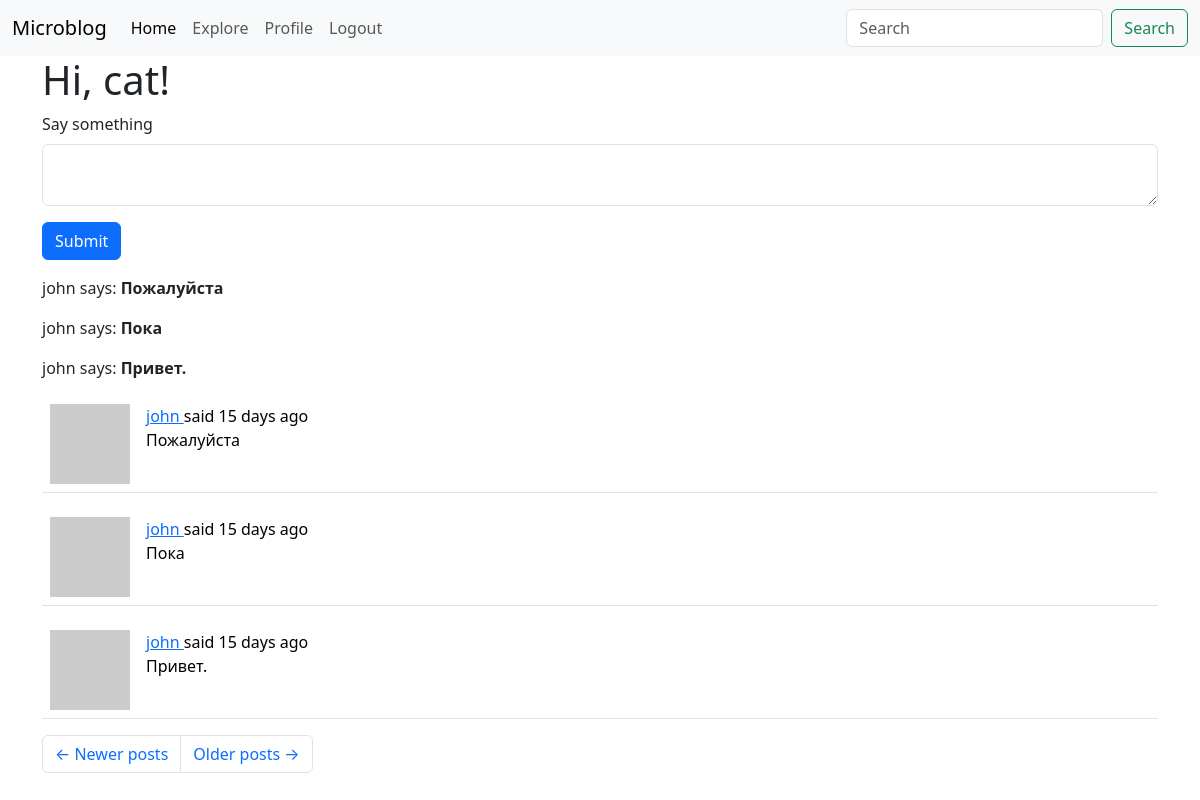
The page /index?page=2 (signed in) on the database its author committed.
### app/models.py (models this page shows, shortened)
class User(UserMixin, db.Model):
    id: so.Mapped[int] = so.mapped_column(primary_key=True)
    username: so.Mapped[str] = so.mapped_column(sa.String(64), index=True, unique=True)
    email: so.Mapped[str] = so.mapped_column(sa.String(120), index=True, unique=True)
    password_hash: so.Mapped[Optional[str]] = so.mapped_column(sa.String(256))
    about_me: so.Mapped[Optional[str]] = so.mapped_column(sa.String(140))
    last_seen: so.Mapped[Optional[datetime]] = so.mapped_column(default=lambda: datetime.now(timezone.utc))
    following: so.WriteOnlyMapped['User'] = so.relationship(
        secondary=followers, primaryjoin=(followers.c.follower_id == id),
        secondaryjoin=(followers.c.followed_id == id),
        back_populates='followers')
    followers: so.WriteOnlyMapped['User'] = so.relationship(
        secondary=followers, primaryjoin=(followers.c.followed_id == id),
        secondaryjoin=(followers.c.follower_id == id),
        back_populates='following')
    posts: so.WriteOnlyMapped['Post'] = so.relationship(back_populates='author')
    def avatar(self, size):
        digest = md5(self.email.lower().encode('utf-8')).hexdigest()
        return f'https://www.gravatar.com/avatar/{digest}?d=identicon&s={size}'
    def following_posts(self):
        Author = so.aliased(User)
        Follower = so.aliased(User)
        return (
            sa.select(Post)
            .join(Post.author.of_type(Author))
            .join(Author.followers.of_type(Follower), isouter=True)
            .where(sa.or_(
                Follower.id == self.id,
                Author.id == self.id,
            ))
            .group_by(Post)
            .order_by(Post.timestamp.desc())
        )

class Post(db.Model):
    id: so.Mapped[int] = so.mapped_column(primary_key=True)
    body: so.Mapped[str] = so.mapped_column(sa.String(140))
    timestamp: so.Mapped[datetime] = so.mapped_column(index=True, default=lambda: datetime.now(timezone.utc))
    user_id: so.Mapped[int] = so.mapped_column(sa.ForeignKey(User.id), index=True)
    author: so.Mapped[User] = so.relationship(back_populates='posts')

### app/routes.py (the view)
@app.route('/', methods=['GET', 'POST'])
@app.route('/index', methods=['GET', 'POST'])
@login_required
def index():
    form = PostForm()
    if form.validate_on_submit():
        post = Post(body=form.post.data, author=current_user)
        db.session.add(post)
        db.session.commit()
        flash('Your post is now live!')
        return redirect(url_for('index'))
    page = request.args.get('page', 1, type=int)
    posts = db.paginate(current_user.following_posts(), page=page, per_page=app.config['POSTS_PER_PAGE'], error_out=False)
    next_url = url_for('index', page=posts.next_num) if posts.has_next else None
    prev_url = url_for('index', page=posts.prev_num) if posts.has_prev else None
    return render_template("index.html", title='Home', form=form, posts=posts.items, next_url=next_url, prev_url=prev_url)

### app/forms.py
class PostForm(FlaskForm):
    post = TextAreaField('Say something', validators=[
        DataRequired(), Length(min=1, max=140)])
    submit = SubmitField('Submit')

### app/__init__.py (called while the page is built)
def get_locale():
    return request.accept_languages.best_match(app.config['LANGUAGES'])

### app/models.py (called while the page is built)
@login.user_loader
def load_user(id):
  return db.session.get(User, int(id))

### app/routes.py (called while the page is built)
@app.before_request
def before_request():
    if current_user.is_authenticated:
        current_user.last_seen = datetime.now(timezone.utc)
        db.session.commit()
    g.locale = str(get_locale())

### app/templates/index.html
{% extends "base.html" %}
{% import "bootstrap_wtf.html" as wtf %}
{% block content %}
    <h1>{{ _('Hi, %(username)s!', username=current_user.username) }}</h1>
    {% if form %}
        {{ wtf.quick_form(form) }}
    {% endif %}
    {% for post in posts %}
    <p>
    {{ post.author.username }} says: <b>{{ post.body }}</b>
    </p>
    {% endfor %}
    {% for post in posts %}
        {% include '_post.html' %}
    {% endfor %}
    <nav aria-label="Post navigation">
        <ul class="pagination">
            <li class="page-item{% if not prev_url %} disabled{% endif %}">
                <a class="page-link" href="{{ prev_url }}">
                    <span aria-hidden="true">&larr;</span> Newer posts
                </a>
            </li>
            <li class="page-item{% if not next_url %} disabled{% endif %}">
                <a class="page-link" href="{{ next_url }}">
                    Older posts <span aria-hidden="true">&rarr;</span>
                </a>
            </li>
        </ul>
    </nav>
{% endblock %}

### app/templates/_post.html (shortened to what this page needs)
<table class="table table-hover">
    <tr>
        <td width="70px">
            <a href="{{ url_for('user', username=post.author.username) }}">
                <img src="{{ post.author.avatar(70) }}" />
            </a>
        </td>
        <td>
            {{ _('%(username)s said %(when)s',
                username=user_link, when=moment(post.timestamp).fromNow()) }}
            <br>
            {{ post.body }}
        </td>
    </tr>
</table>

### rows shown on the page
Post: author.username "john", body "Пожалуйста"
Post: author.username "john", body "Пока"
Post: author.username "john", body "Привет."

### other values the page prints
{{ field.label(class='form-label') }} "Say something"
